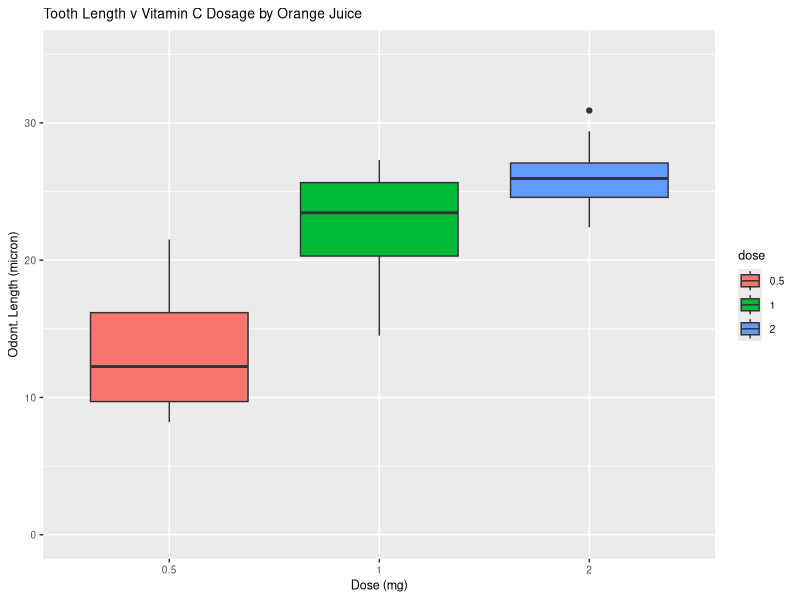
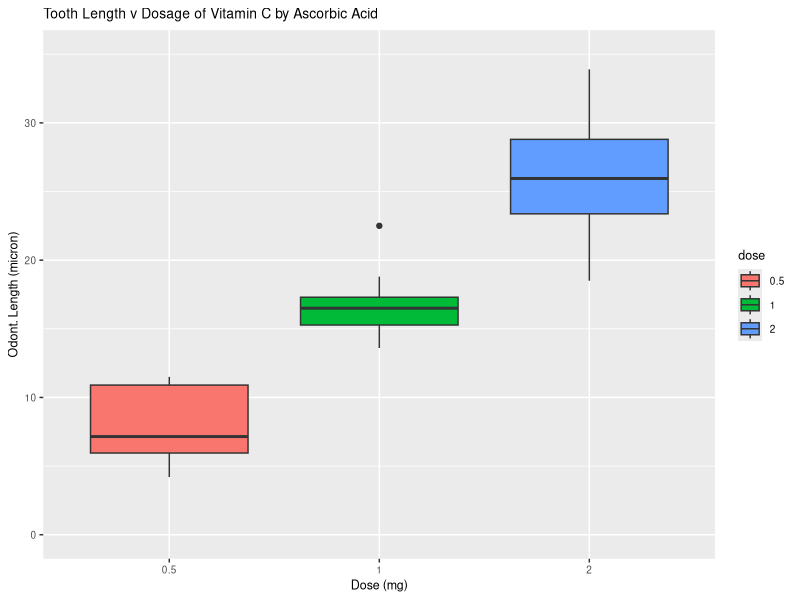

The R script that drew these images, in order:
## ---- chunk 1
library(datasets)
str(ToothGrowth)
## ---- chunk 2
ToothGrowth$dose <- factor(ToothGrowth$dose)
summary(ToothGrowth)
## ---- chunk 3
options("scipen"=100) ##disable scientific notation
## ---- chunk 4
library(ggplot2)

ojsubset <- ToothGrowth[ToothGrowth$supp == "OJ",] ##subset data where supp = OJ
orangejplot <- ggplot(ojsubset, aes(x=dose,y=len, fill=dose)) +
    geom_boxplot() +
    theme(plot.title = element_text(size = 10),
         text = element_text(size = 9))+
    coord_cartesian(ylim=c(0,35))+
    labs(title='Tooth Length v Vitamin C Dosage by Orange Juice', x='Dose (mg)', y='Odont. Length (micron)')

acidsubset <- ToothGrowth[ToothGrowth$supp == "VC",] ##subset data where supp = VC
acidsubsetplot <- ggplot(acidsubset, aes(x= dose, y=len, fill= dose)) +
    geom_boxplot() +
    theme(plot.title = element_text(size = 10),
         text = element_text(size = 9))+
    coord_cartesian(ylim=c(0,35))+
    labs(title='Tooth Length v Dosage of Vitamin C by Ascorbic Acid', x='Dose (mg)', y='Odont. Length (micron)')
## ---- chunk 5
orangejplot
acidsubsetplot
## ---- chunk 6
acid05 <- acidsubset[acidsubset$dose==0.5,]
acid10 <- acidsubset[acidsubset$dose==1.0,]
acid20 <- acidsubset[acidsubset$dose==2.0,]
oj05 <- ojsubset[ojsubset$dose==0.5,]
oj10 <- ojsubset[ojsubset$dose==1.0,]
oj20 <- ojsubset[ojsubset$dose==2.0,]
## ---- chunk 7
# Perform t test on acidsubset vs ojsubset at 0.5mg dose
t.05.acidoj <- t.test(len ~ supp, data=rbind(acid05,oj05), var.equal=FALSE)

#1.0mg dose
t.10.acidoj <- t.test(len ~ supp, data=rbind(acid10,oj10), var.equal=FALSE)

#2.0mg dose
t.20.acidoj <- t.test(len ~ supp, data=rbind(acid20,oj20), var.equal=FALSE)
## ---- chunk 8

##make display table for data 
a1 <- c("Ascorbic Acid and OJ","Ascorbic Acid and OJ","Ascorbic Acid and OJ")
b1 <- c("0.5mg", "1.0mg", "2.0mg")
c1 <- c(t.05.acidoj$p.value,t.10.acidoj$p.value,t.20.acidoj$p.value)
d1 <- c(t.05.acidoj$conf.int[1],t.05.acidoj$conf.int[1],t.05.acidoj$conf.int[1])
e1 <- c(t.05.acidoj$conf.int[2],t.10.acidoj$conf.int[2],t.20.acidoj$conf.int[2])

resultsummary1 <- data.frame("supplements compared"=a1,
                            "dose level"=b1,
                            "p-value"=c1,
                            "conf. int. (-)"=d1,
                            "conf. int. (+)"=e1, check.names=F)

library(knitr)

kable(resultsummary1, digits = 7, caption = "Summary of Results")

## ---- chunk 9
# Perform t test on 0.5mg vs 1.0mg, within each supplement
t.acid.0510 <- t.test(len ~ dose, data=rbind(acid05,acid10), var.equal=TRUE)
t.oj.0510 <- t.test(len ~ dose, data=rbind(oj05,oj10), var.equal=TRUE)

# 1.0mg vs 2.0mg
t.acid.1020 <- t.test(len ~ dose, data=rbind(acid10,acid20), var.equal=TRUE)
t.oj.1020 <- t.test(len ~ dose, data=rbind(oj10,oj20), var.equal=TRUE)

# 0.5mg vs 2.0mg
t.acid.0520 <- t.test(len ~ dose, data=rbind(acid05,acid20), var.equal=TRUE)
t.oj.0520 <- t.test(len ~ dose, data=rbind(oj05,oj20), var.equal=TRUE)
## ---- chunk 10

##make display table for data 
a <- c("0.5mg and 1.0mg"," 0.5mg and 1.0mg","1.0mg and 2.0mg","1.0mg and 2.0mg", "0.5mg and 2.0mg", "0.5mg and 2.0mg")
b <- c("Acid", "OJ", "Acid", "OJ", "Acid", "OJ")
c <- c(t.acid.0510$p.value,t.oj.0510$p.value,t.acid.1020$p.value,t.oj.1020$p.value,t.acid.0520$p.value,t.oj.0520$p.value)
d <- c(t.acid.0510$conf.int[1],t.oj.0510$conf.int[1],t.acid.1020$conf.int[1],t.oj.1020$conf.int[1],t.acid.0520$conf.int[1],t.oj.0520$conf.int[1])
e <- c(t.acid.0510$conf.int[2],t.oj.0510$conf.int[2],t.acid.1020$conf.int[2],t.oj.1020$conf.int[2],t.acid.0520$conf.int[2],t.oj.0520$conf.int[2])

resultsummary <- data.frame("doses compared"=a,
                    supplement=b,
                    "p-value"=c,
                    "conf. int. (-)"=d,
                    "conf. int. (+)"=e, check.names=F)

kable(resultsummary, digits = 7, caption = "Summary of Results")

